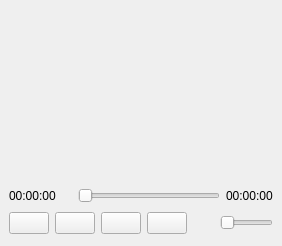
<?xml version="1.0" encoding="UTF-8"?>
<ui version="4.0">
 <class>Player</class>
 <widget class="QMainWindow" name="Player">
  <property name="geometry">
   <rect>
    <x>0</x>
    <y>0</y>
    <width>282</width>
    <height>246</height>
   </rect>
  </property>
  <property name="windowTitle">
   <string>MainWindow</string>
  </property>
  <widget class="QWidget" name="centralwidget">
   <layout class="QGridLayout" name="gridLayout">
    <item row="0" column="0" colspan="8">
     <widget class="Phonon::VideoPlayer" name="videoPlayer"/>
    </item>
    <item row="1" column="0" colspan="2">
     <widget class="QLabel" name="timeLabel">
      <property name="text">
       <string>00:00:00</string>
      </property>
     </widget>
    </item>
    <item row="1" column="2" colspan="5">
     <widget class="QSlider" name="timeSlider">
      <property name="orientation">
       <enum>Qt::Horizontal</enum>
      </property>
     </widget>
    </item>
    <item row="1" column="7">
     <widget class="QLabel" name="lengthLabel">
      <property name="text">
       <string>00:00:00</string>
      </property>
     </widget>
    </item>
    <item row="2" column="0">
     <widget class="QPushButton" name="prevButton">
      <property name="text">
       <string/>
      </property>
     </widget>
    </item>
    <item row="2" column="1" colspan="2">
     <widget class="QPushButton" name="playButton">
      <property name="text">
       <string/>
      </property>
     </widget>
    </item>
    <item row="2" column="3">
     <widget class="QPushButton" name="nextButton">
      <property name="text">
       <string/>
      </property>
     </widget>
    </item>
    <item row="2" column="4">
     <widget class="QPushButton" name="addButton">
      <property name="text">
       <string/>
      </property>
     </widget>
    </item>
    <item row="2" column="5">
     <spacer name="horizontalSpacer">
      <property name="orientation">
       <enum>Qt::Horizontal</enum>
      </property>
      <property name="sizeHint" stdset="0">
       <size>
        <width>93</width>
        <height>28</height>
       </size>
      </property>
     </spacer>
    </item>
    <item row="2" column="6" colspan="2">
     <widget class="QSlider" name="volumeSlider">
      <property name="orientation">
       <enum>Qt::Horizontal</enum>
      </property>
     </widget>
    </item>
   </layout>
  </widget>
  <widget class="QMenuBar" name="menubar">
   <property name="geometry">
    <rect>
     <x>0</x>
     <y>0</y>
     <width>282</width>
     <height>23</height>
    </rect>
   </property>
  </widget>
 </widget>
 <customwidgets>
  <customwidget>
   <class>Phonon::VideoPlayer</class>
   <extends>QWidget</extends>
   <header location="global">phonon/videoplayer.h</header>
  </customwidget>
 </customwidgets>
 <resources/>
 <connections/>
</ui>
